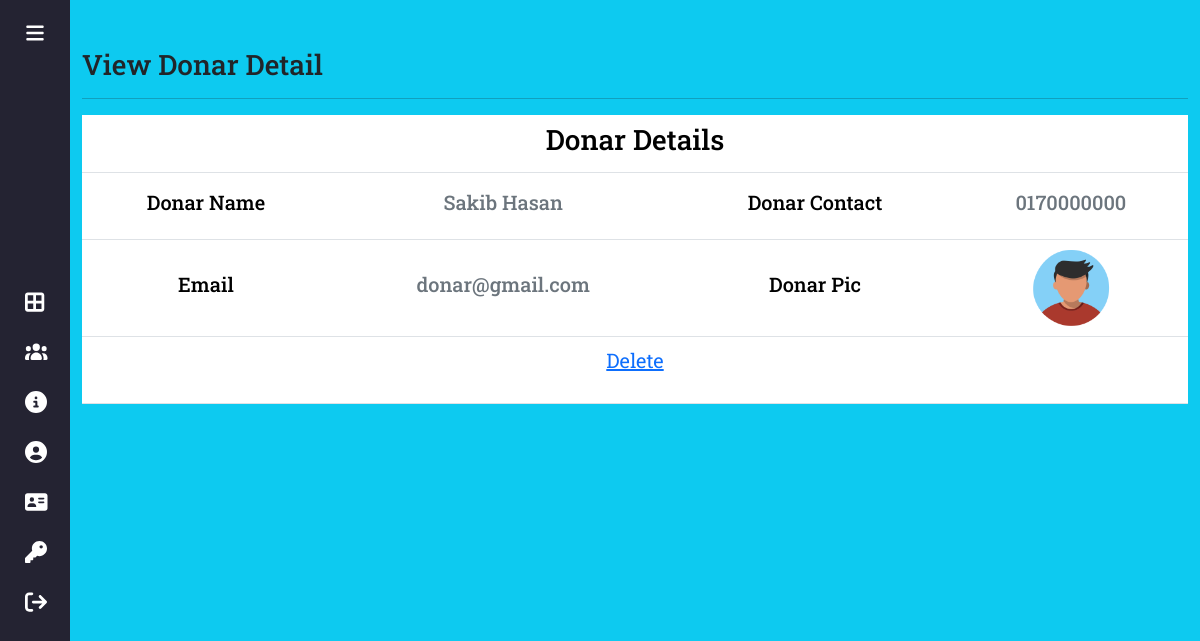
Screenshot of /view-donardetail/1 (signed in) with the database file from the repository.
### app/models.py (models this page shows, shortened)
class Donar(models.Model):
    user = models.ForeignKey(User, on_delete=models.CASCADE)
    contact = models.CharField(max_length=15, null=True)
    address = models.CharField(max_length=300, null=True)
    userpic = models.ImageField(upload_to='Donar', null=True, blank=True)
    regdate = models.DateTimeField(auto_now_add=True)

### app/views.py (the view)
# urls.py: path("view-donardetail/<int:pid>", views.view_donardetail, name="view_donardetail"),
def view_donardetail(request, pid):
    if not request.user.is_authenticated:
        return redirect('/login_admin')
    donar = Donar.objects.get(id = pid)
    return render(request, "view-donardetail.html",locals())

### app/templates/view-donardetail.html
{% extends 'base-admin.html' %}
{% load static %}
{% block main %}
<div class="container mt-5 vh-100 table-responsive">
  <h3>View Donar Detail</h3>
  <hr>
  <table id="mytable" class="table data ">
      <tbody>
          <tr class="align-middle text-center" >
              <th colspan="4"><h3>Donar Details</h3></th>
          </tr>
          <tr class="align-middle text-center">
            <td><h5>Donar Name</h5></td>
            <td><h5 class="text-secondary">{{donar.user.first_name}} {{donar.user.last_name}}</h5></td>
            <td><h5>Donar Contact</h5></td>
            <td><h5 class="text-secondary">{{donar.contact}}</h5></td>
        </tr>
          <tr class="align-middle text-center">
              <td><h5>Email</h5></td>
              <td><h5 class="text-secondary">{{donar.user.email}}</h5></td>
              <td><h5>Donar Pic</h5></td>
            <td><img src="{{donar.userpic.url}}" width="80" height="80" /></td>
          </tr>
        <tr align="center">
          <td colspan="4" style="font-size:20px;color:red">
              <a href="{% url 'delete_donar' donar.user.id %}" onclick="return confirm('Are You Sure?')" class="text-primary">Delete</a>
          </td>
        </tr>
      </tbody>
  </table>
</div>
{% endblock main %}

### app/static/css/style-admin.css (style rules this page uses)
* { margin:0; padding:0; box-sizing: border-box; }
body { position: relative; min-height: 100vh; width: 100%; overflow: hidden; }
.table tr td { height: 50px; }

### rows the page displays
Donar: user.first_name "Sakib", user.last_name "Hasan", contact "0170000000", user.email "donar@gmail.com", userpic (picture)
